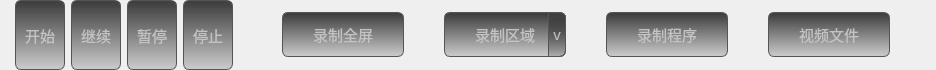
          <widget class="QWidget" name="widget_7" native="true">
           <property name="maximumSize">
            <size>
             <width>16777215</width>
             <height>70</height>
            </size>
           </property>
           <property name="styleSheet">
            <string notr="true">
QToolButton{
	border:none;
	color:rgb(195, 195, 195);
	font-size:15px;
	font-family:&quot;微软雅黑&quot;;
	
	background-color: qlineargradient(spread:pad, x1:1, y1:0, x2:1, y2:1, stop:0.0397727 rgba(64, 64, 64, 255), stop:1 rgba(46, 46, 46, 46));

	
	border-radius:6px;
	border:1px solid rgb(85, 85, 85);
} 

QToolButton:hover{
	background-color: qlineargradient(spread:pad, x1:1, y1:0, x2:1, y2:1, stop:0.0397727 rgba(84, 84, 84, 255), stop:1 rgba(46, 46, 46, 46));
} 

QToolButton:checked{
	background-color: qlineargradient(spread:pad, x1:1, y1:0, x2:1, y2:1, stop:0.0397727 rgba(38, 38, 38, 255), stop:1 rgba(46, 46, 46, 46));
	border:1px solid rgb(65, 65, 65);
	color:rgb(236, 139, 13);
} </string>
           </property>
           <layout class="QHBoxLayout" name="horizontalLayout_6">
            <property name="spacing">
             <number>0</number>
            </property>
            <property name="leftMargin">
             <number>6</number>
            </property>
            <property name="topMargin">
             <number>0</number>
            </property>
            <property name="rightMargin">
             <number>6</number>
            </property>
            <property name="bottomMargin">
             <number>0</number>
            </property>
            <item>
             <widget class="QWidget" name="widget_controlBtn" native="true">
              <property name="styleSheet">
               <string notr="true">
QWidget#widget_tool
{
border-radius:8px;
background-color: rgba(0, 0, 0, 100%);
}

QLabel
{
	color: #ffffff;
	font-size:24px;
	font-family:&quot;微软雅黑&quot;;
}



QToolButton{
	background: transparent;
padding-top:4px;
padding-bottom:2px;
	border:none;
	color: #ffffff;
	font-size:14px;
	font-family:&quot;微软雅黑&quot;;
	image-position: 10px;
border-radius:6px;

} 
QToolButton:hover{ 
	margin:1px;
	padding-bottom:0px;
	background-color: rgba(255, 255, 255, 10%);
}
QToolButton:checked{
	color:rgb(255, 255, 255);
};</string>
              </property>
              <layout class="QHBoxLayout" name="horizontalLayout">
               <property name="topMargin">
                <number>0</number>
               </property>
               <property name="bottomMargin">
                <number>0</number>
               </property>
               <item>
                <widget class="QToolButton" name="toolButton_record_start">
                 <property name="enabled">
                  <bool>true</bool>
                 </property>
                 <property name="sizePolicy">
                  <sizepolicy hsizetype="Preferred" vsizetype="Preferred">
                   <horstretch>0</horstretch>
                   <verstretch>0</verstretch>
                  </sizepolicy>
                 </property>
                 <property name="minimumSize">
                  <size>
                   <width>50</width>
                   <height>0</height>
                  </size>
                 </property>
                 <property name="maximumSize">
                  <size>
                   <width>50</width>
                   <height>16777215</height>
                  </size>
                 </property>
                 <property name="cursor">
                  <cursorShape>PointingHandCursor</cursorShape>
                 </property>
                 <property name="styleSheet">
                  <string notr="true">QToolButton{
	image: url(:/image/btn_record_start.png);
} 
</string>
                 </property>
                 <property name="text">
                  <string>开始</string>
                 </property>
                 <property name="icon">
                  <iconset resource="../../res/resources.qrc">
                   <normaloff>:/image/ic-menu-default.png</normaloff>:/image/ic-menu-default.png</iconset>
                 </property>
                 <property name="iconSize">
                  <size>
                   <width>32</width>
                   <height>32</height>
                  </size>
                 </property>
                 <property name="checkable">
                  <bool>false</bool>
                 </property>
                 <property name="checked">
                  <bool>false</bool>
                 </property>
                 <property name="toolButtonStyle">
                  <enum>Qt::ToolButtonTextUnderIcon</enum>
                 </property>
                </widget>
               </item>
               <item>
                <widget class="QToolButton" name="toolButton_record_restore">
                 <property name="enabled">
                  <bool>true</bool>
                 </property>
                 <property name="sizePolicy">
                  <sizepolicy hsizetype="Preferred" vsizetype="Preferred">
                   <horstretch>0</horstretch>
                   <verstretch>0</verstretch>
                  </sizepolicy>
                 </property>
                 <property name="minimumSize">
                  <size>
                   <width>50</width>
                   <height>0</height>
                  </size>
                 </property>
                 <property name="maximumSize">
                  <size>
                   <width>50</width>
                   <height>16777215</height>
                  </size>
                 </property>
                 <property name="cursor">
                  <cursorShape>PointingHandCursor</cursorShape>
                 </property>
                 <property name="styleSheet">
                  <string notr="true">QToolButton{
	image: url(:/image/btn_record_restore.png);
} 
</string>
                 </property>
                 <property name="text">
                  <string>继续</string>
                 </property>
                 <property name="icon">
                  <iconset resource="../../res/resources.qrc">
                   <normaloff>:/image/ic-menu-default.png</normaloff>:/image/ic-menu-default.png</iconset>
                 </property>
                 <property name="iconSize">
                  <size>
                   <width>32</width>
                   <height>32</height>
                  </size>
                 </property>
                 <property name="checkable">
                  <bool>false</bool>
                 </property>
                 <property name="checked">
                  <bool>false</bool>
                 </property>
                 <property name="toolButtonStyle">
                  <enum>Qt::ToolButtonTextUnderIcon</enum>
                 </property>
                </widget>
               </item>
               <item>
                <widget class="QToolButton" name="toolButton_record_pause">
                 <property name="enabled">
                  <bool>true</bool>
                 </property>
                 <property name="sizePolicy">
                  <sizepolicy hsizetype="Preferred" vsizetype="Preferred">
                   <horstretch>0</horstretch>
                   <verstretch>0</verstretch>
                  </sizepolicy>
                 </property>
                 <property name="minimumSize">
                  <size>
                   <width>50</width>
                   <height>0</height>
                  </size>
                 </property>
                 <property name="maximumSize">
                  <size>
                   <width>50</width>
                   <height>16777215</height>
                  </size>
                 </property>
                 <property name="cursor">
                  <cursorShape>PointingHandCursor</cursorShape>
                 </property>
                 <property name="styleSheet">
                  <string notr="true">QToolButton{
	image: url(:/image/btn_record_pause.png);
} 
</string>
                 </property>
                 <property name="text">
                  <string>暂停</string>
                 </property>
                 <property name="icon">
                  <iconset resource="../../res/resources.qrc">
                   <normaloff>:/image/ic-menu-default.png</normaloff>:/image/ic-menu-default.png</iconset>
                 </property>
                 <property name="iconSize">
                  <size>
                   <width>32</width>
                   <height>32</height>
                  </size>
                 </property>
                 <property name="checkable">
                  <bool>false</bool>
                 </property>
                 <property name="checked">
                  <bool>false</bool>
                 </property>
                 <property name="toolButtonStyle">
                  <enum>Qt::ToolButtonTextUnderIcon</enum>
                 </property>
                </widget>
               </item>
               <item>
                <widget class="QToolButton" name="toolButton_record_stop">
                 <property name="enabled">
                  <bool>true</bool>
                 </property>
                 <property name="sizePolicy">
                  <sizepolicy hsizetype="Preferred" vsizetype="Preferred">
                   <horstretch>0</horstretch>
                   <verstretch>0</verstretch>
                  </sizepolicy>
                 </property>
                 <property name="minimumSize">
                  <size>
                   <width>50</width>
                   <height>0</height>
                  </size>
                 </property>
                 <property name="maximumSize">
                  <size>
                   <width>50</width>
                   <height>16777215</height>
                  </size>
                 </property>
                 <property name="cursor">
                  <cursorShape>PointingHandCursor</cursorShape>
                 </property>
                 <property name="styleSheet">
                  <string notr="true">QToolButton{
	image: url(:/image/btn_record_stop.png);
} 
</string>
                 </property>
                 <property name="text">
                  <string>停止</string>
                 </property>
                 <property name="icon">
                  <iconset resource="../../res/resources.qrc">
                   <normaloff>:/image/ic-menu-default.png</normaloff>:/image/ic-menu-default.png</iconset>
                 </property>
                 <property name="iconSize">
                  <size>
                   <width>32</width>
                   <height>32</height>
                  </size>
                 </property>
                 <property name="checkable">
                  <bool>false</bool>
                 </property>
                 <property name="checked">
                  <bool>false</bool>
                 </property>
                 <property name="toolButtonStyle">
                  <enum>Qt::ToolButtonTextUnderIcon</enum>
                 </property>
                </widget>
               </item>
              </layout>
             </widget>
            </item>
            <item>
             <spacer name="horizontalSpacer_13">
              <property name="orientation">
               <enum>Qt::Horizontal</enum>
              </property>
              <property name="sizeHint" stdset="0">
               <size>
                <width>40</width>
                <height>20</height>
               </size>
              </property>
             </spacer>
            </item>
            <item>
             <widget class="QToolButton" name="toolButton_fullScreen">
              <property name="enabled">
               <bool>true</bool>
              </property>
              <property name="sizePolicy">
               <sizepolicy hsizetype="Preferred" vsizetype="Preferred">
                <horstretch>0</horstretch>
                <verstretch>0</verstretch>
               </sizepolicy>
              </property>
              <property name="minimumSize">
               <size>
                <width>122</width>
                <height>45</height>
               </size>
              </property>
              <property name="maximumSize">
               <size>
                <width>122</width>
                <height>45</height>
               </size>
              </property>
              <property name="cursor">
               <cursorShape>PointingHandCursor</cursorShape>
              </property>
              <property name="styleSheet">
               <string notr="true"/>
              </property>
              <property name="text">
               <string>录制全屏</string>
              </property>
              <property name="iconSize">
               <size>
                <width>32</width>
                <height>32</height>
               </size>
              </property>
              <property name="checkable">
               <bool>true</bool>
              </property>
              <property name="checked">
               <bool>false</bool>
              </property>
              <property name="toolButtonStyle">
               <enum>Qt::ToolButtonTextBesideIcon</enum>
              </property>
             </widget>
            </item>
            <item>
             <spacer name="horizontalSpacer_7">
              <property name="orientation">
               <enum>Qt::Horizontal</enum>
              </property>
              <property name="sizeHint" stdset="0">
               <size>
                <width>40</width>
                <height>20</height>
               </size>
              </property>
             </spacer>
            </item>
            <item>
             <widget class="QWidget" name="widget_8" native="true">
              <property name="minimumSize">
               <size>
                <width>122</width>
                <height>45</height>
               </size>
              </property>
              <property name="maximumSize">
               <size>
                <width>16777215</width>
                <height>45</height>
               </size>
              </property>
              <widget class="QToolButton" name="toolButton_selectedArea">
               <property name="enabled">
                <bool>true</bool>
               </property>
               <property name="geometry">
                <rect>
                 <x>0</x>
                 <y>0</y>
                 <width>122</width>
                 <height>45</height>
                </rect>
               </property>
               <property name="sizePolicy">
                <sizepolicy hsizetype="Preferred" vsizetype="Preferred">
                 <horstretch>0</horstretch>
                 <verstretch>0</verstretch>
                </sizepolicy>
               </property>
               <property name="minimumSize">
                <size>
                 <width>122</width>
                 <height>45</height>
                </size>
               </property>
               <property name="maximumSize">
                <size>
                 <width>122</width>
                 <height>45</height>
                </size>
               </property>
               <property name="cursor">
                <cursorShape>PointingHandCursor</cursorShape>
               </property>
               <property name="contextMenuPolicy">
                <enum>Qt::DefaultContextMenu</enum>
               </property>
               <property name="styleSheet">
                <string notr="true"/>
               </property>
               <property name="text">
                <string>录制区域</string>
               </property>
               <property name="iconSize">
                <size>
                 <width>32</width>
                 <height>32</height>
                </size>
               </property>
               <property name="checkable">
                <bool>true</bool>
               </property>
               <property name="checked">
                <bool>false</bool>
               </property>
               <property name="toolButtonStyle">
                <enum>Qt::ToolButtonTextUnderIcon</enum>
               </property>
              </widget>
              <widget class="QPushButton" name="pushButton_selectedArea_expand">
               <property name="geometry">
                <rect>
                 <x>104</x>
                 <y>0</y>
                 <width>18</width>
                 <height>45</height>
                </rect>
               </property>
               <property name="sizePolicy">
                <sizepolicy hsizetype="Minimum" vsizetype="Preferred">
                 <horstretch>0</horstretch>
                 <verstretch>0</verstretch>
                </sizepolicy>
               </property>
               <property name="maximumSize">
                <size>
                 <width>32</width>
                 <height>16777215</height>
                </size>
               </property>
               <property name="styleSheet">
                <string notr="true">
QPushButton{

	color:rgb(195, 195, 195);
	font-size:15px;
	
	
	background-color: qlineargradient(spread:pad, x1:1, y1:0, x2:1, y2:1, stop:0.0397727 rgba(64, 64, 64, 255), stop:1 rgba(46, 46, 46, 46));

	font-family:&quot;微软雅黑&quot;;
	border-radius:1px;
	border:1px solid rgb(85, 85, 85);

border-bottom-right-radius: 6px; 
border-top-right-radius: 6px; 
} 

QPushButton:hover{
	background-color: qlineargradient(spread:pad, x1:1, y1:0, x2:1, y2:1, stop:0.0397727 rgba(84, 84, 84, 255), stop:1 rgba(46, 46, 46, 46));
} 

QPushButton:checked{
	background-color: qlineargradient(spread:pad, x1:1, y1:0, x2:1, y2:1, stop:0.0397727 rgba(38, 38, 38, 255), stop:1 rgba(46, 46, 46, 46));
	border:1px solid rgb(65, 65, 65);
	color:rgb(236, 139, 13);
} 

QPushButton::menu-indicator
{
width:0px;
	image:none;
}</string>
               </property>
               <property name="text">
                <string>v</string>
               </property>
              </widget>
             </widget>
            </item>
            <item>
             <spacer name="horizontalSpacer_9">
              <property name="orientation">
               <enum>Qt::Horizontal</enum>
              </property>
              <property name="sizeHint" stdset="0">
               <size>
                <width>40</width>
                <height>20</height>
               </size>
              </property>
             </spacer>
            </item>
            <item>
             <widget class="QToolButton" name="toolButton_programe">
              <property name="enabled">
               <bool>true</bool>
              </property>
              <property name="sizePolicy">
               <sizepolicy hsizetype="Preferred" vsizetype="Preferred">
                <horstretch>0</horstretch>
                <verstretch>0</verstretch>
               </sizepolicy>
              </property>
              <property name="minimumSize">
               <size>
                <width>122</width>
                <height>45</height>
               </size>
              </property>
              <property name="maximumSize">
               <size>
                <width>122</width>
                <height>45</height>
               </size>
              </property>
              <property name="cursor">
               <cursorShape>PointingHandCursor</cursorShape>
              </property>
              <property name="styleSheet">
               <string notr="true"/>
              </property>
              <property name="text">
               <string>录制程序</string>
              </property>
              <property name="iconSize">
               <size>
                <width>32</width>
                <height>32</height>
               </size>
              </property>
              <property name="checkable">
               <bool>true</bool>
              </property>
              <property name="checked">
               <bool>false</bool>
              </property>
              <property name="toolButtonStyle">
               <enum>Qt::ToolButtonTextUnderIcon</enum>
              </property>
             </widget>
            </item>
            <item>
             <spacer name="horizontalSpacer_10">
              <property name="orientation">
               <enum>Qt::Horizontal</enum>
              </property>
              <property name="sizeHint" stdset="0">
               <size>
                <width>40</width>
                <height>20</height>
               </size>
              </property>
             </spacer>
            </item>
            <item>
             <widget class="QToolButton" name="toolButton_videofile">
              <property name="enabled">
               <bool>true</bool>
              </property>
              <property name="sizePolicy">
               <sizepolicy hsizetype="Preferred" vsizetype="Preferred">
                <horstretch>0</horstretch>
                <verstretch>0</verstretch>
               </sizepolicy>
              </property>
              <property name="minimumSize">
               <size>
                <width>122</width>
                <height>45</height>
               </size>
              </property>
              <property name="maximumSize">
               <size>
                <width>122</width>
                <height>45</height>
               </size>
              </property>
              <property name="cursor">
               <cursorShape>PointingHandCursor</cursorShape>
              </property>
              <property name="styleSheet">
               <string notr="true"/>
              </property>
              <property name="text">
               <string>视频文件</string>
              </property>
              <property name="iconSize">
               <size>
                <width>32</width>
                <height>32</height>
               </size>
              </property>
              <property name="checkable">
               <bool>true</bool>
              </property>
              <property name="checked">
               <bool>false</bool>
              </property>
              <property name="toolButtonStyle">
               <enum>Qt::ToolButtonTextUnderIcon</enum>
              </property>
             </widget>
            </item>
            <item>
             <spacer name="horizontalSpacer_14">
              <property name="orientation">
               <enum>Qt::Horizontal</enum>
              </property>
              <property name="sizeHint" stdset="0">
               <size>
                <width>40</width>
                <height>20</height>
               </size>
              </property>
             </spacer>
            </item>
           </layout>
          </widget>
